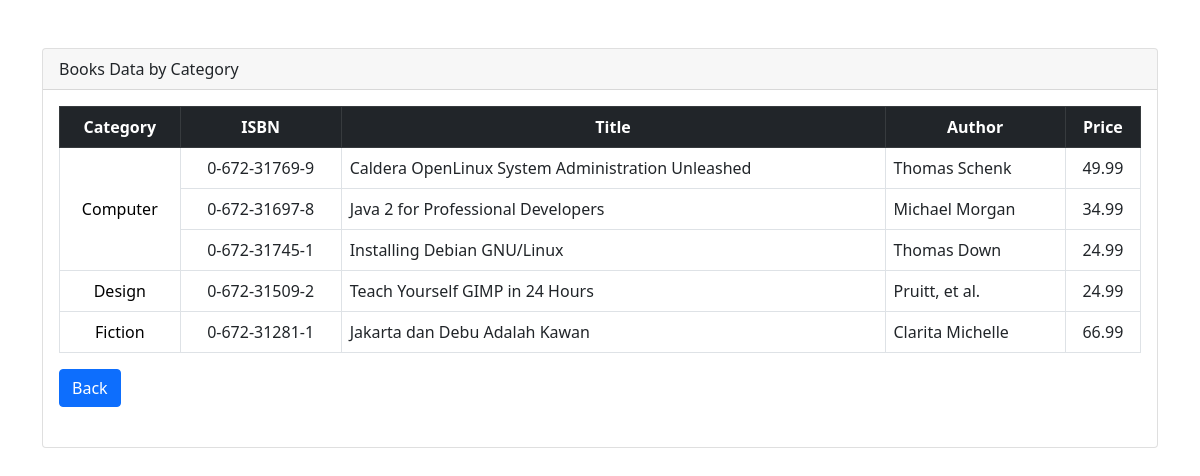
Screenshot of /Bookorama-App/book_handler/view_books_by_categories.php with the database file from the repository.
### tables this page shows
CREATE TABLE `books` (
  `isbn` varchar(13) NOT NULL,
  `author` varchar(50) DEFAULT NULL,
  `title` varchar(100) DEFAULT NULL,
  `price` float(4,2) DEFAULT NULL,
  `categoryid` int(11) NOT NULL
);

### Bookorama-App/book_handler/view_books_by_categories.php (the view, shortened to what this page needs)
<?php include('../header.php') ?>
<div class="card mt-5">
    <div class="card-header">Books Data by Category</div>
    <div class="card-body">
        <table class="table table-bordered">
            <tr class="bg-primary text-white text-center align-middle table-dark">
                <th>Category</th>
                <th>ISBN</th>
                <th>Title</th>
                <th>Author</th>
                <th>Price</th>
            </tr>
            <?php
            require_once('../lib/db_login.php');
            $book_query = 'SELECT
                            books.isbn,
                            books.title,
                            books.author,
                            books.price,
                            books.categoryid,
                            categories.name AS category_name
                        FROM books
                        INNER JOIN categories ON books.categoryid = categories.categoryid
                        ORDER BY categories.name
                    ';
            $result = $db->query($book_query);
            $counting_array = array();
            $printed = array();
            while ($row = $result->fetch_assoc()) {
                $category_id = $row['categoryid'];
                if (!isset($counting_array[$category_id])) {
                    $counting_array[$category_id]['rowspan'] = 0;
                    $counting_array[$category_id]['name'] = $row['category_name'];
                    $counting_array[$category_id]['books'] = array();
                }
                $counting_array[$category_id]['books'][] = $row;
                $counting_array[$category_id]['rowspan'] += 1;
            }
            foreach ($counting_array as $category_id => $category_info) {
                $rowspan = $category_info['rowspan'];
                $category_name = $category_info['name'];
                $books = $category_info['books'];
                echo '<tr>';
                if (!isset($printed[$category_id])) {
                    echo '<td rowspan="' . $rowspan . '" class="text-black text-center align-middle">' . $category_name . '</td>';
                    $printed[$category_id] = true;
                }
                foreach ($books as $book) {
                    echo '<td class="text-center align-middle">' . $book['isbn'] . '</td>';
                    echo '<td>' . $book['title'] . '</td>';
                    echo '<td>' . $book['author'] . '</td>';
                    echo '<td class="text-center align-middle">' . $book['price'] . '</td>';
                    echo '</tr>';
                }
            }
            ?>
        </table>
        <a href="view_books.php" class="btn btn-primary mb-4">Back</a>
    </div>
</div>
<?php include('../footer.php') ?>

### rows the page displays
books: isbn "0-672-31769-9", title "Caldera OpenLinux System Administration Unleashed", author "Thomas Schenk", price "49.99"
books: isbn "0-672-31697-8", title "Java 2 for Professional Developers", author "Michael Morgan", price "34.99"
books: isbn "0-672-31745-1", title "Installing Debian GNU/Linux", author "Thomas Down", price "24.99"
books: isbn "0-672-31509-2", title "Teach Yourself GIMP in 24 Hours", author "Pruitt, et al.", price "24.99"
books: isbn "0-672-31281-1", title "Jakarta dan Debu Adalah Kawan", author "Clarita Michelle", price "66.99"

### other values shown
$category_name "Computer"
$category_name "Design"
$category_name "Fiction"
